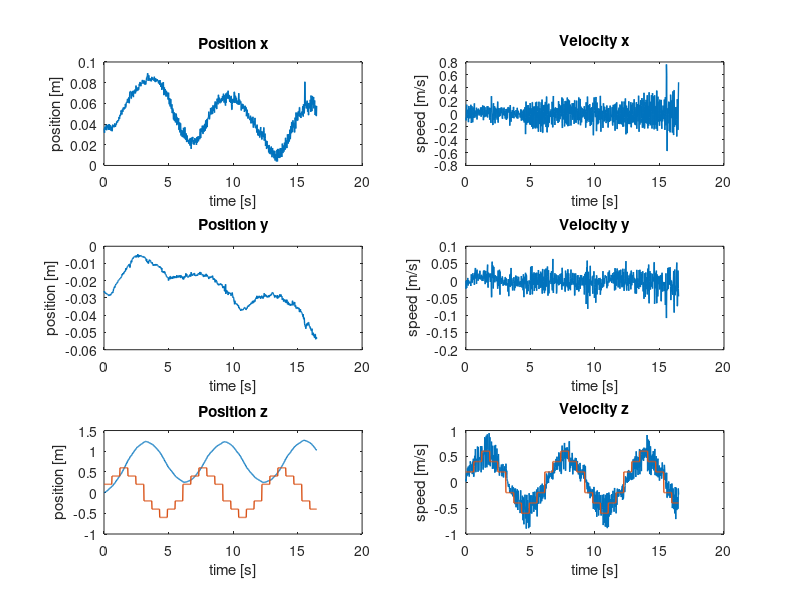
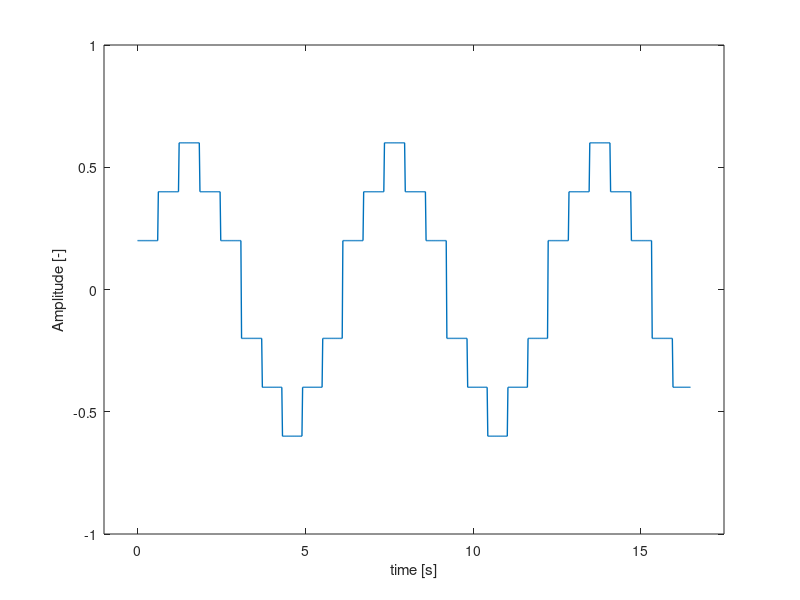
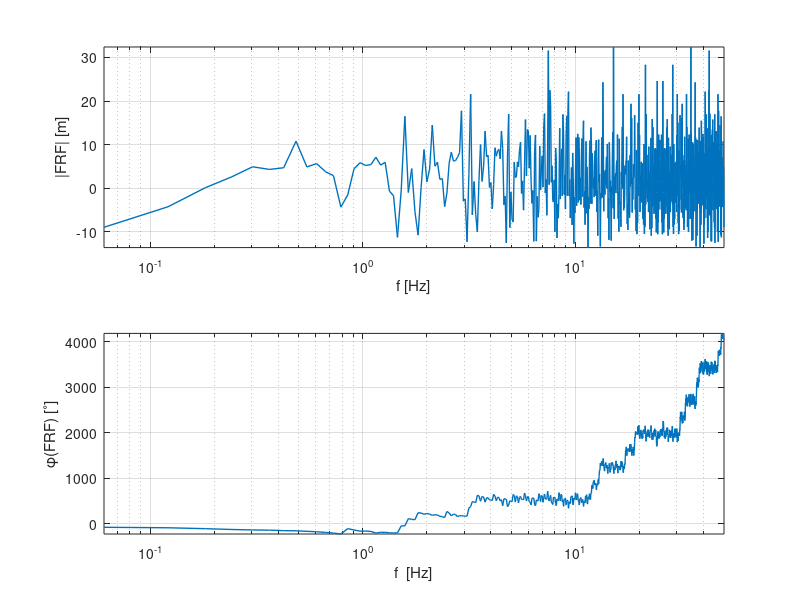
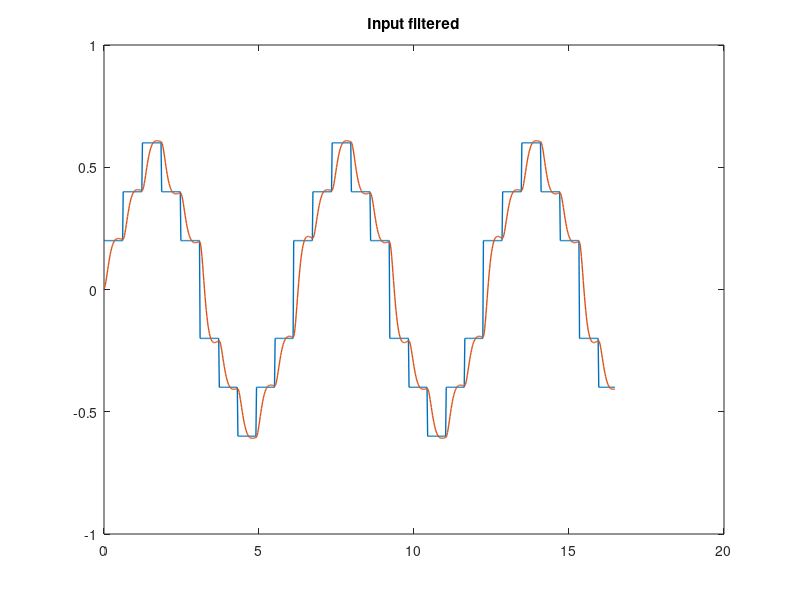

MATLAB code to generate these figures, in order:
%%% Parameter estimation %%%
% zie ook 'test.m' !
clear all
close all

%% Load data from .mat-file

load vel_identification_z_short


%% Extract some signals from the data

set(0, 'DefaultLineLineWidth', 1);


% Cutoff useful data
% first_index = find(input~=0, 1);
% input = input(1:end-10)';
% output_x = output_x(1:end-10)';
% output_y = output_y(1:end-10)';
% output_z = output_z(1:end-10)';
input = input(1:end-100)';
output_x = output_x(1:end-100)';
output_y = output_y(1:end-100)';
output_z = output_z(1:end-100)';
output_z = output_z - output_z(1);

dt = 0.02;
time = 0:dt:(length(input)-1)*dt;

% Differentiation of x-, y-, z-position
% dt = sample time (gradient assumes timestep 1)
velocity_x = gradient(output_x)/dt;
velocity_y = gradient(output_y)/dt;
velocity_z = gradient(output_z)/dt;

% Do some plotting of the measurement data 
figure('Name','Output Measurements')
subplot(321), plot(time, output_x), title('Position x'), xlabel('time [s]'), ylabel('position [m]')
subplot(322), plot(time, velocity_x), title('Velocity x'), xlabel('time [s]'), ylabel('speed [m/s]')

subplot(323), plot(time, output_y), title('Position y'), xlabel('time [s]'), ylabel('position [m]')
subplot(324), plot(time, velocity_y), title('Velocity y'), xlabel('time [s]'), ylabel('speed [m/s]')

subplot(325), plot(time, output_z, time, input), title('Position z'), xlabel('time [s]'), ylabel('position [m]')
subplot(326), plot(time, velocity_z, time, input), title('Velocity z'), xlabel('time [s]'), ylabel('speed [m/s]')

% Input signal
figure('Name', 'Input signal')
plot(time, input)
xlabel('time [s]')
ylabel('Amplitude [-]')
axis([time(1)-1 time(end)+1 -1 1])


%% Frequency domain
Ts = dt;
fs = 1/dt;
N = length(velocity_x);
t = [0:N-1]'*Ts;
N = numel(input);
f = [0:N-1]'*(fs/N);

input_f = fft(input);
output_z_f = fft(output_z);
velocity_z_f = fft(velocity_z);

FRF = output_z_f./input_f;

figure('Name', 'Empirical transfer function freq response'),subplot(2,1,1),semilogx(f, 20*log10(abs(FRF)), 'LineWidth', 1)
axis tight
grid on
xlabel('f [Hz]')
xlim([f(1) f(end)])
ylabel('|FRF| [m]')
subplot(2,1,2),semilogx(f, 180/pi*unwrap(angle(FRF)), 'LineWidth', 1)
grid on
axis tight
xlabel('f  [Hz]')
ylabel('\phi(FRF) [^\circ]')
xlim([f(1) f(end)])


%% Choose a cutoff frequency for Butterworth filtering
f0 = 1.5; % -3dB frequency
% fc = 5*f0; % cutoff frequency
fc = f0;
fcn = fc/(fs/2); % normalized cutoff frequency


%% Filtering of the in- and output data using Butterworth filter
[B, A] = butter(2,fcn); % order must be higher than order of system, 
                             % adjust cut-off frquency to be higher than highest eigenfrequency of the system

% input filtering                           
input_filt = filter(B,A,input);
% output filtering
output_z_filt = filter(B,A,output_z);
velocity_z_filt = filter(B,A,velocity_z);

figure('Name','filtered input')
plot(t,input,t,input_filt),title('Input filtered')

figure('Name','filtered output measurement')
plot(time, output_z, time, output_z_filt),title('pos_{z,filt}')
legend('output','filtered output')


%% Least squares solution for approximation of the parameters in the system
% With Butterworth filtering of in and output
% 1st order strictly proper

y0 = velocity_z_filt(2:end);
Phi0 = [-velocity_z_filt(1:end-1), input_filt(1:end-1)];
theta_filt0 = Phi0\y0;

B0 = [theta_filt0(2)];
A0 = [1, theta_filt0(1)];

sys_d0 = tf(B0, A0, Ts);

FRF0 = squeeze(freqresp(sys_d0,2*pi*f));

figure('Name','1st - filtered - strictly proper: Freq Response')
subplot(2,1,1)
semilogx(f, 20*log10(abs(FRF0)))
grid on 
xlim([f(1) f(end)])
xlabel('f  [Hz]')
ylabel('|FRF0|  [m]')
axis tight
subplot(2,1,2)
semilogx(f, 180/pi*unwrap(angle(FRF0)))
grid on
xlim([f(1) f(end)])
xlabel('f  [Hz]')
ylabel('\phi(FRF0)  [^\circ]')

x0 = lsim(sys_d0,input,t);

figure('Name','1st - filtered - strictly proper: Simulation')
subplot(211)
hold on
plot(t, velocity_z,'g')
plot(t, velocity_z_filt)
plot(t,x0)
legend('pos_{z,meas}', 'pos_{z,filt}', 'pos_{z,sim}')
title('1st - filtered - strictly proper: Simulation vs Measurement')
xlabel('Time [s]')
axis tight
ylabel('velocity [m/s]')
subplot(212)
plot(t,velocity_z - x0)
title('Difference between simulation and measurement')
legend('pos_{z,meas}-pos_{z,sim}')
xlabel('Time [s]')
ylabel('velocity [m/s]')
axis tight

figure('Name','1st - filtered - strictly proper: Pole Zero Map'),pzmap(sys_d0)


%% ----------------------
% %   Second order fitting
% %  ----------------------
% %% Filtering of the in- and output data using Butterworth filter
% [B, A] = butter(3,fcn); % order must be higher than order of system, 
%                              % adjust cut-off frquency to be higher than highest eigenfrequency of the system
% 
% % input filtering                           
% input_filt = filter(B,A,input);
% % output filtering
% output_z_filt = filter(B,A,output_z);
% velocity_z_filt = filter(B,A,velocity_z);
% 
% figure('Name','filtered input')
% plot(t,input,t,input_filt),title('Input filtered')
% 
% figure('Name','filtered output measurement')
% plot(time, output_z, time, output_z_filt),title('pos_{z,filt}')
% legend('output','filtered output')
% 
% 
% %% 2nd order proper
% % Without filtering
% % y[k] = -a1*y[k-1]-a0*y[k-2]+b2*u[k]+b1*u[k-1]+b0*u[k-2]
% y = velocity_z(3:end);
% Phi = [-velocity_z(2:end-1), -velocity_z(1:end-2), input(3:end), input(2:end-1), input(1:end-2)];
% theta = Phi\y;
% 
% B1 = [theta(3), theta(4), theta(5)];
% A1 = [1, theta(1) theta(2)];
% 
% sys_d1 = tf(B1, A1, Ts);
% 
% FRF1 = squeeze(freqresp(sys_d1,2*pi*f));
% 
% figure('Name','2nd - no filter - proper: Freq Response'), subplot(211)
% semilogx(f, 20*log10(abs(FRF1)))
% grid on
% xlim([f(1) f(end)])
% xlabel('f  [Hz]')
% ylabel('|FRF1|  [m]')
% subplot(212),semilogx(f, 180/pi*unwrap(angle(FRF1)))
% grid on
% xlim([f(1) f(end)])
% xlabel('f  [Hz]')
% ylabel('\phi(FRF1)  [^\circ]')
% 
% x1 = lsim(sys_d1,input,t);
% 
% figure('Name','2nd - no filter - proper: Simulation')
% subplot(211)
% hold on
% plot(t, velocity_z,'g')
% plot(t, x1)
% title('2nd - no filter - proper: Simulation vs Measurement')
% legend('pos_{z,meas}','pos_{z,sim}')
% xlabel('Time [s]')
% ylabel('Displacement [m]')
% axis tight
% subplot(212)
% plot(t,velocity_z - x1)
% title('Difference between simulation and measurement')
% legend('pos_{z,meas}-pos_{z,sim}')
% xlabel('Time [s]')
% ylabel('Displacement [m]')
% axis tight
% 
% figure('Name','2nd - no filter - proper: Pole Zero Map'),pzmap(sys_d1)
% 
% 
% 
% %% With Butterworth filtering of in and output
% % Second order proper
% 
% y2 = velocity_z_filt(3:end);
% Phi2 = [-velocity_z_filt(2:end-1), -velocity_z_filt(1:end-2), input_filt(3:end), input_filt(2:end-1), input_filt(1:end-2)];
% theta_filt = Phi2\y2;
% 
% B2 = [theta_filt(3),theta_filt(4),theta_filt(5)];
% A2 = [1, theta_filt(1) theta_filt(2)];
% 
% sys_d2 = tf(B2, A2, Ts);
% 
% FRF2 = squeeze(freqresp(sys_d2,2*pi*f));
% 
% figure('Name','2nd - filtered - proper: Freq Response'),subplot(2,1,1),semilogx(f, 20*log10(abs(FRF2)))
% grid on 
% xlim([f(1) f(end)])
% xlabel('f  [Hz]')
% ylabel('|FRF2|  [m]')
% axis tight
% subplot(2,1,2)
% semilogx(f, 180/pi*unwrap(angle(FRF2)))
% grid on
% xlim([f(1) f(end)])
% xlabel('f  [Hz]')
% ylabel('\phi(FRF2)  [^\circ]')
% 
% x2 = lsim(sys_d2,input,t);
% 
% figure('Name','2nd - filtered - proper: Simulation')
% subplot(211)
% hold on
% plot(t, velocity_z,'g')
% plot(t, velocity_z_filt)
% plot(t,x2)
% legend('pos_{z,meas}', 'pos_{z,filt}', 'pos_{z,sim}')
% title('2nd - filtered - proper: Simulation vs Measurement')
% xlabel('Time [s]')
% axis tight
% ylabel('velocity [m/s]')
% subplot(212)
% plot(t,velocity_z - x2)
% title('Difference between simulation and measurement')
% legend('pos_{z,meas}-pos_{z,sim}')
% xlabel('Time [s]')
% ylabel('velocity [m/s]')
% axis tight
% 
% figure('Name','2nd - filtered - proper: Pole Zero Map'),pzmap(sys_d2)
% 
% %% With Butterworth filtering of in and output
% % 2nd order strictly proper
% 
% y3 = velocity_z_filt(3:end);
% Phi3 = [-velocity_z_filt(2:end-1), -velocity_z_filt(1:end-2), input_filt(2:end-1), input_filt(1:end-2)];
% theta_filt3 = Phi3\y3;
% 
% B3 = [theta_filt3(3),theta_filt3(4)];
% A3 = [1, theta_filt3(1) theta_filt3(2)];
% 
% sys_d3 = tf(B3, A3, Ts);
% 
% FRF3 = squeeze(freqresp(sys_d3,2*pi*f));
% 
% figure('Name','2nd - filtered - strictly proper: Freq Response'),subplot(2,1,1),semilogx(f, 20*log10(abs(FRF3)))
% grid on 
% xlim([f(1) f(end)])
% xlabel('f  [Hz]')
% ylabel('|FRF3|  [m]')
% axis tight
% subplot(2,1,2)
% semilogx(f, 180/pi*unwrap(angle(FRF3)))
% grid on
% xlim([f(1) f(end)])
% xlabel('f  [Hz]')
% ylabel('\phi(FRF3)  [^\circ]')
% 
% x3 = lsim(sys_d3,input,t);
% 
% figure('Name','2nd - filtered - strictly proper: Simulation')
% subplot(211)
% hold on
% plot(t, velocity_z,'g')
% plot(t, velocity_z_filt)
% plot(t,x3)
% legend('pos_{z,meas}', 'pos_{z,filt}', 'pos_{z,sim}')
% title('2nd - filtered - strictly proper: Simulation vs Measurement')
% xlabel('Time [s]')
% axis tight
% ylabel('velocity [m/s]')
% subplot(212)
% plot(t,velocity_z - x3)
% title('Difference between simulation and measurement')
% legend('pos_{z,meas}-pos_{z,sim}')
% xlabel('Time [s]')
% ylabel('velocity [m/s]')
% axis tight
% 
% figure('Name','2nd - filtered - strictly proper: Pole Zero Map'),pzmap(sys_d3)
% 
% 
% %% ----------------------
% %   Third order fitting
% %  ----------------------
% 
% %% Filtering of the in- and output data using Butterworth filter
% [B, A] = butter(4,fcn); % order must be higher than order of system, 
%                              % adjust cut-off frquency to be higher than highest eigenfrequency of the system
% 
% % input filtering                           
% input_filt = filter(B,A,input);
% % output filtering
% output_z_filt = filter(B,A,output_z);
% velocity_z_filt = filter(B,A,velocity_z);
% 
% figure('Name','filtered input')
% plot(t,input,t,input_filt),title('Input filtered')
% 
% figure('Name','filtered output measurement')
% plot(time, output_z, time, output_z_filt),title('pos_{z,filt}')
% legend('output','filtered output')
% 
% 
% %% With Butterworth filtering of in and output
% % 3d order proper
% 
% y4 = velocity_z_filt(4:end);
% Phi4 = [-velocity_z_filt(3:end-1), -velocity_z_filt(2:end-2), -velocity_z_filt(1:end-3), input_filt(4:end), input_filt(3:end-1), input_filt(2:end-2), input_filt(1:end-3)];
% theta_filt4 = Phi4\y4;
% 
% B4 = [theta_filt4(4),theta_filt4(5),theta_filt4(6), theta_filt4(7)];
% A4 = [1, theta_filt4(1) theta_filt4(2), theta_filt4(3)];
% 
% sys_d4 = tf(B4, A4, Ts);
% 
% FRF4 = squeeze(freqresp(sys_d4,2*pi*f));
% 
% figure('Name','3d - filtered - proper: Freq response'),subplot(2,1,1),semilogx(f, 20*log10(abs(FRF4)))
% grid on 
% xlim([f(1) f(end)])
% xlabel('f  [Hz]')
% ylabel('|FRF4|  [m]')
% axis tight
% subplot(2,1,2)
% semilogx(f, 180/pi*unwrap(angle(FRF4)))
% grid on
% xlim([f(1) f(end)])
% xlabel('f  [Hz]')
% ylabel('\phi(FRF4)  [^\circ]')
% 
% x4 = lsim(sys_d4,input,t);
% 
% figure('Name','3d - filtered - proper: Simulation')
% subplot(211)
% hold on
% plot(t, velocity_z,'g')
% plot(t, velocity_z_filt)
% plot(t,x4)
% legend('pos_{z,meas}', 'pos_{z,filt}', 'pos_{z,sim}')
% title('3d - filtered - proper: Simulation vs Measurement')
% xlabel('Time [s]')
% axis tight
% ylabel('velocity [m/s]')
% subplot(212)
% plot(t,velocity_z - x4)
% title('Difference between simulation and measurement')
% legend('pos_{z,meas}-pos_{z,sim}')
% xlabel('Time [s]')
% ylabel('velocity [m/s]')
% axis tight
% 
% figure('Name','3d - filtered - proper: Pole Zero Map'),pzmap(sys_d4)
% 
% 
% %% With Butterworth filtering of in and output
% % 3d order strictly proper
% 
% y5 = velocity_z_filt(4:end);
% Phi5 = [-velocity_z_filt(3:end-1), -velocity_z_filt(2:end-2), -velocity_z_filt(1:end-3), input_filt(3:end-1), input_filt(2:end-2), input_filt(1:end-3)];
% theta_filt5 = Phi5\y5;
% 
% B5 = [theta_filt5(4),theta_filt5(5),theta_filt5(6)];
% A5 = [1, theta_filt5(1) theta_filt5(2), theta_filt5(3)];
% 
% sys_d5 = tf(B5, A5, Ts);
% 
% FRF5 = squeeze(freqresp(sys_d5,2*pi*f));
% 
% figure('Name','3d - filtered - strictly proper: Freq Response'),subplot(2,1,1),semilogx(f, 20*log10(abs(FRF5)))
% grid on 
% xlim([f(1) f(end)])
% xlabel('f  [Hz]')
% ylabel('|FRF5|  [m]')
% axis tight
% subplot(2,1,2)
% semilogx(f, 180/pi*unwrap(angle(FRF5)))
% grid on
% xlim([f(1) f(end)])
% xlabel('f  [Hz]')
% ylabel('\phi(FRF5)  [^\circ]')
% 
% x5= lsim(sys_d5,input,t);
% 
% figure('Name','3d - filtered - strictly proper: Simulation')
% subplot(211)
% hold on
% plot(t, velocity_z,'g')
% plot(t, velocity_z_filt)
% plot(t,x5)
% legend('pos_{z,meas}', 'pos_{z,filt}', 'pos_{z,sim}')
% title('3d - filtered - strictly proper: Simulation vs Measurement')
% xlabel('Time [s]')
% axis tight
% ylabel('velocity [m/s]')
% subplot(212)
% plot(t,velocity_z - x5)
% title('Difference between simulation and measurement')
% legend('pos_{z,meas}-pos_{z,sim}')
% xlabel('Time [s]')
% ylabel('velocity [m/s]')
% axis tight
% 
% figure('Name','3d - filtered - strictly proper: Pole Zero Map'),pzmap(sys_d5)


%% Find crossover frequency of best fit
[error, index] = min(abs(20*log10(abs(FRF0(1:end-100)))));
% no crossover because DC gain < 0dB. Find -3dB point
f0 = f(index);

fprintf('f0z: %d \n', f0)


%% continuous
sys_c0 = d2c(sys_d0, 'matched')
sys_0 = c2d(sys_c0, 0.01)
